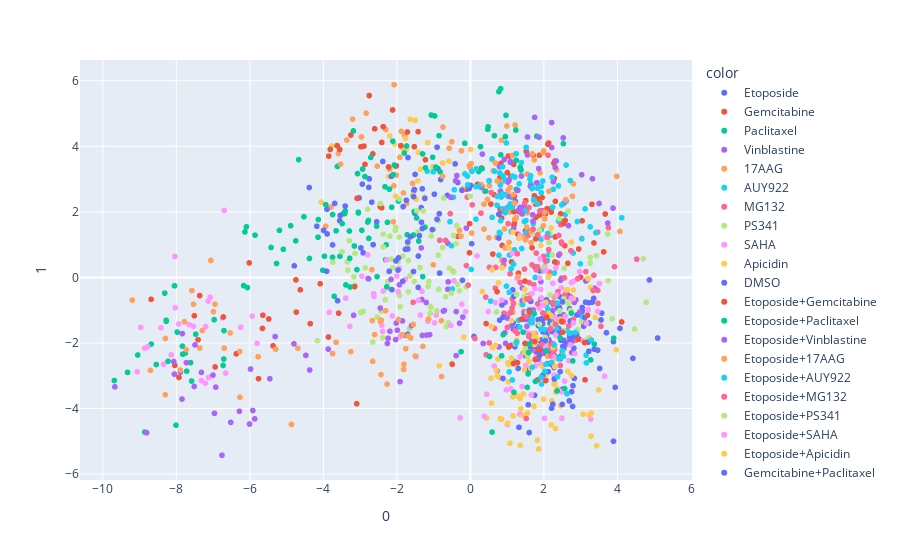

Here is the notebook cell this chart was saved with:
### Code cell
import plotly.express as px
import plotly.graph_objects as go
fig = px.scatter(visualization_data, x=0, y=1, color=visualization_label)


fig.show()
